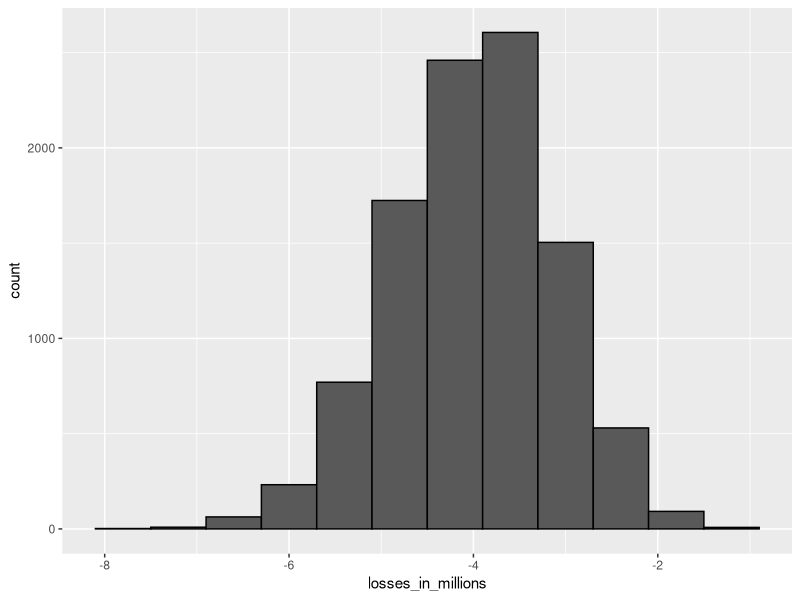
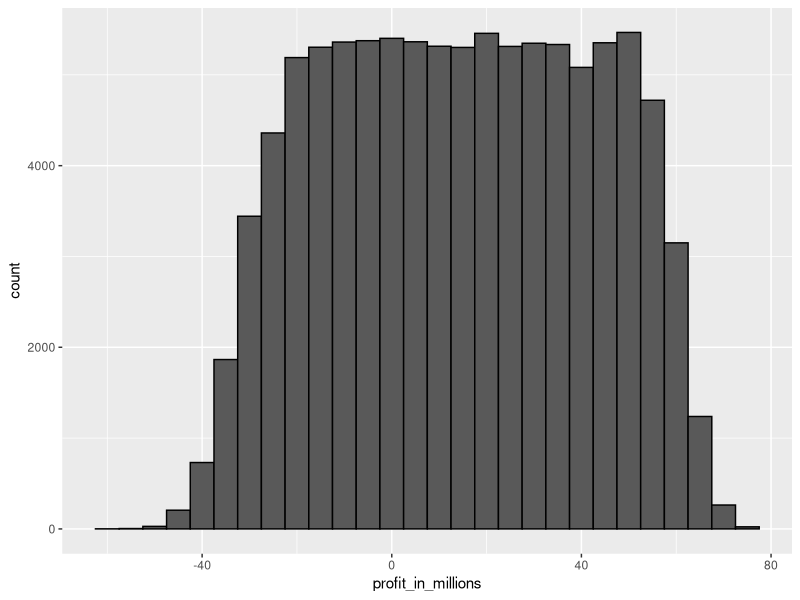

Source code (R) for these figures, in order:
## ---- chunk 1
n <- 1000
loss_per_foreclosure <- -200000
p <- 0.02 
defaults <- sample( c(0,1), n, prob=c(1-p, p), replace = TRUE)
sum(defaults * loss_per_foreclosure)
## ---- chunk 2
B <- 10000
losses <- replicate(B, {
    defaults <- sample( c(0,1), n, prob=c(1-p, p), replace = TRUE) 
  sum(defaults * loss_per_foreclosure)
})
## ---- chunk 3
library(tidyverse)
data.frame(losses_in_millions = losses/10^6) %>% ggplot(aes(losses_in_millions)) + geom_histogram(binwidth = 0.6, col="black")
## ---- chunk 4
n*(p*loss_per_foreclosure + (1-p)*0)
sqrt(n)*abs(loss_per_foreclosure)*sqrt(p*(1-p))
## ---- chunk 5
- loss_per_foreclosure*p/(1-p)
## ---- chunk 6
qnorm(0.01)
## ---- chunk 7
l <- loss_per_foreclosure
z <- qnorm(0.01)
x <- -l*( n*p - z*sqrt(n*p*(1-p)))/ ( n*(1-p) + z*sqrt(n*p*(1-p)))
x
## ---- chunk 8
loss_per_foreclosure*p + x*(1-p)
## ---- chunk 9
n*(loss_per_foreclosure*p + x*(1-p)) 
## ---- chunk 10
B <- 100000
profit <- replicate(B, {
    draws <- sample( c(x, loss_per_foreclosure), n, 
                        prob=c(1-p, p), replace = TRUE) 
    sum(draws)
})
mean(profit)
mean(profit<0)
## ---- chunk 11
p <- 0.04
r <- (- loss_per_foreclosure*p/(1-p)) / 180000
r
## ---- chunk 12
r <- 0.05
x <- r*180000
loss_per_foreclosure*p + x * (1-p)
## ---- chunk 13
z <- qnorm(0.01)
n <- ceiling((z^2*(x-l)^2*p*(1-p))/(l*p + x*(1-p))^2)
n
## ---- chunk 14
n*(loss_per_foreclosure*p + x * (1-p))
## ---- chunk 15
p <- 0.04
x <- 0.05*180000
profit <- replicate(B, {
    draws <- sample( c(x, loss_per_foreclosure), n, 
                        prob=c(1-p, p), replace = TRUE) 
    sum(draws)
})
mean(profit)
## ---- chunk 16
p <- 0.04
x <- 0.05*180000
profit <- replicate(B, {
    new_p <- 0.04 + sample(seq(-0.01, 0.01, length = 100), 1)
    draws <- sample( c(x, loss_per_foreclosure), n, 
                        prob=c(1-new_p, new_p), replace = TRUE) 
    sum(draws)
})
## ---- chunk 17
mean(profit)
## ---- chunk 18
mean(profit<0)
## ---- chunk 19
mean(profit < -10000000)
## ---- chunk 20
data.frame(profit_in_millions=profit/10^6) %>% 
  ggplot(aes(profit_in_millions)) + 
  geom_histogram(color="black", binwidth = 5)
